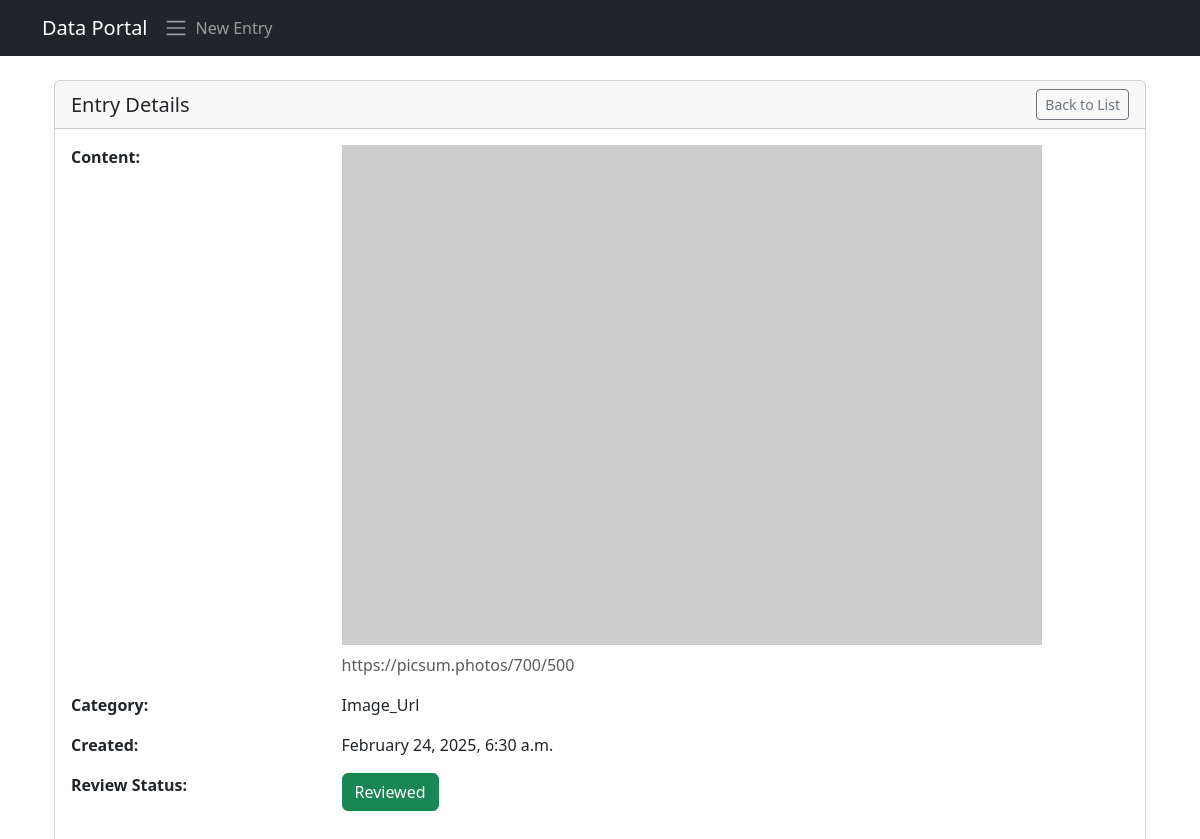
Page /153/ on the committed database.
### entries/models.py (models this page shows, shortened)
class DataEntry(models.Model):
    CATEGORY_CHOICES = [
        ('text', 'Text'),
        ('image_url', 'Image URL'),
    ]
    content = models.TextField(help_text='Enter the content or URL')
    category = models.CharField(max_length=20, choices=CATEGORY_CHOICES, default='text')
    is_reviewed = models.BooleanField(default=False)
    timestamp = models.DateTimeField(auto_now_add=True)
    class Meta:
        verbose_name_plural = 'Data Entries'
        ordering = ['-timestamp']

### entries/views.py (the view)
# urls.py: path('<int:entry_id>/', views.entry_detail, name='entry_detail'),
def entry_detail(request, entry_id):
    entry = get_object_or_404(DataEntry, id=entry_id)
    return render(request, 'entries/entry_detail.html', {'entry': entry})

### entries/templates/entries/entry_detail.html
{% extends 'entries/base.html' %}
{% block content %}
<div class="container mt-4">
    <div class="card">
        <div class="card-header d-flex justify-content-between align-items-center">
            <h5 class="mb-0">Entry Details</h5>
            <a href="{% url 'entry_list' %}" class="btn btn-outline-secondary btn-sm">Back to List</a>
        </div>
        <div class="card-body">
            <div class="row mb-3">
                <div class="col-md-3"><strong>Content:</strong></div>
                <div class="col-md-9">
                    {% if entry.category == 'image_url' %}
                        <img src="{{ entry.content }}" alt="Entry Image" class="img-fluid mb-2">
                        <div class="text-muted">{{ entry.content }}</div>
                    {% else %}
                        {{ entry.content }}
                    {% endif %}
                </div>
            </div>
            <div class="row mb-3">
                <div class="col-md-3"><strong>Category:</strong></div>
                <div class="col-md-9">{{ entry.category|title }}</div>
            </div>
            <div class="row mb-3">
                <div class="col-md-3"><strong>Created:</strong></div>
                <div class="col-md-9">{{ entry.timestamp|date:"F j, Y, g:i a" }}</div>
            </div>
            <div class="row mb-3">
                <div class="col-md-3"><strong>Review Status:</strong></div>
                <div class="col-md-9">
                    <button class="btn btn-{{ entry.is_reviewed|yesno:'success,secondary' }}"
                            hx-post="{% url 'toggle_review' entry.id %}"
                            hx-swap="outerHTML"
                            hx-headers='{"X-CSRFToken": "{{ csrf_token }}"}'>
                        {{ entry.is_reviewed|yesno:'Reviewed,Mark as Reviewed' }}
                    </button>
                </div>
            </div>
        </div>
    </div>
</div>
{% endblock %}

### rows in the picture
DataEntry: content "https://picsum.photos/700/500", category "Image_Url", timestamp "February 24, 2025, 6:30 a.m.", is_reviewed "Reviewed"
